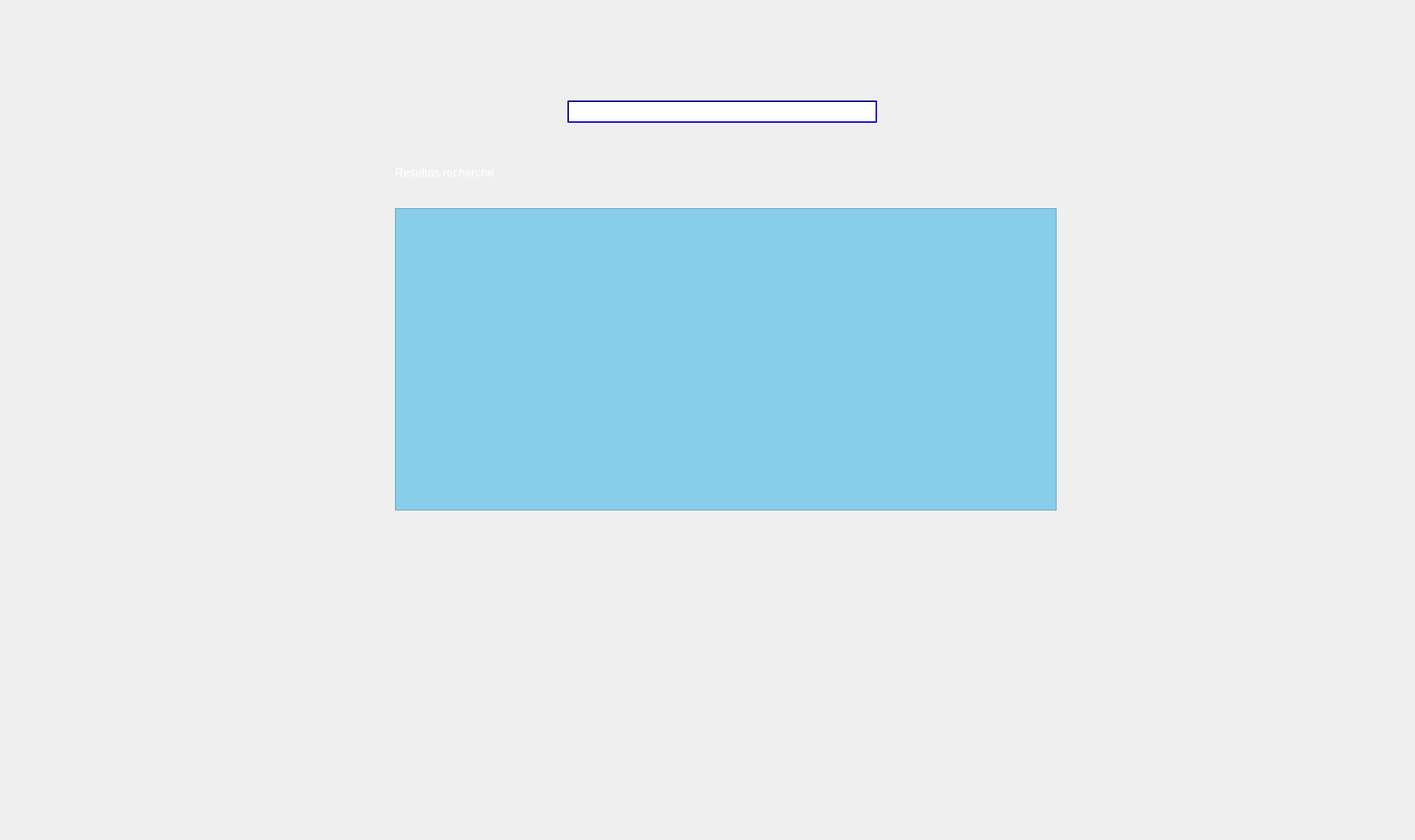
      <widget class="QWidget" name="tab_9">
       <attribute name="title">
        <string>Rechercher medicament</string>
       </attribute>
       <widget class="QLabel" name="label_18">
        <property name="geometry">
         <rect>
          <x>0</x>
          <y>0</y>
          <width>1961</width>
          <height>1161</height>
         </rect>
        </property>
        <property name="text">
         <string/>
        </property>
        <property name="pixmap">
         <pixmap>../../Desktop/2A/Projet_C++/smart.jpg</pixmap>
        </property>
       </widget>
       <widget class="QLineEdit" name="lineEditRechercher">
        <property name="geometry">
         <rect>
          <x>790</x>
          <y>140</y>
          <width>431</width>
          <height>31</height>
         </rect>
        </property>
        <property name="styleSheet">
         <string notr="true">border-color:darkblue ;
border-style:solid;
border-width:2px;
border-style: inset;</string>
        </property>
       </widget>
       <widget class="QTableView" name="tableRechercheMed">
        <property name="geometry">
         <rect>
          <x>550</x>
          <y>290</y>
          <width>921</width>
          <height>421</height>
         </rect>
        </property>
        <property name="styleSheet">
         <string notr="true">background-color:skyblue;</string>
        </property>
       </widget>
       <widget class="QLabel" name="label_28">
        <property name="geometry">
         <rect>
          <x>550</x>
          <y>230</y>
          <width>201</width>
          <height>21</height>
         </rect>
        </property>
        <property name="font">
         <font>
          <pointsize>12</pointsize>
         </font>
        </property>
        <property name="styleSheet">
         <string notr="true">color:white</string>
        </property>
        <property name="text">
         <string>Resultas recherche </string>
        </property>
       </widget>
      </widget>
